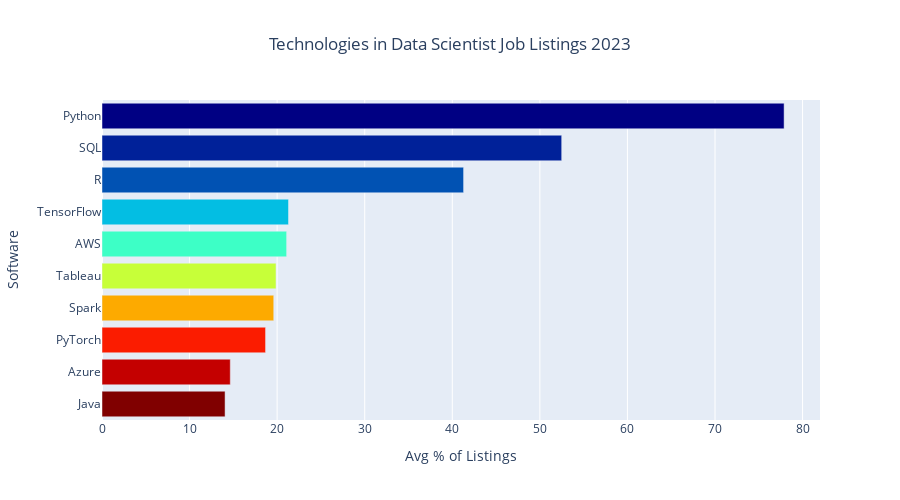

The code cell stored with this chart in its notebook:
### Code cell
cmax=50
cmin=200
color_s = np.linspace(cmin, cmax, 10)

data = [
    go.Bar(
        y=df_10.index,          
        x=df_10['2023'] * 100,
        orientation='h',
        marker=dict(
            colorscale='Jet',
            color=color_s
        ),
    )
]

layout = {
    'title': 'Technologies in Data Scientist Job Listings 2023',
    'yaxis': {'title': 'Software', 'tickmode': 'linear'},
    'xaxis': {'title': "Avg % of Listings"},
    'title_x':0.5,
    'height': 500
    
}

fig = go.Figure(data=data, layout=layout)
py.iplot(fig)

### Figure 1 — Plotly figure (JSON) as saved in the notebook; plotly's stock layout.template omitted (floating-point values rounded to 4 significant figures)
{"data": [{"marker": {"color": [200, 183.3, 166.7, 150, 133.3, 116.7, 100, 83.33, 66.67, 50], "colorscale": [[0, "rgb(0,0,131)"], [0.2, "rgb(0,60,170)"], [0.4, "rgb(5,255,255)"], [0.6, "rgb(255,255,0)"], [0.8, "rgb(250,0,0)"], [1, "rgb(128,0,0)"]]}, "orientation": "h", "type": "bar", "x": [14.05, 14.65, 18.68, 19.61, 19.87, 21.08, 21.3, 41.29, 52.49, 77.89], "y": ["Java", "Azure", "PyTorch", "Spark", "Tableau", "AWS", "TensorFlow", "R", "SQL", "Python"]}], "layout": {"height": 500, "title": {"text": "Technologies in Data Scientist Job Listings 2023", "x": 0.5}, "xaxis": {"title": {"text": "Avg % of Listings"}}, "yaxis": {"tickmode": "linear", "title": {"text": "Software"}}}}
